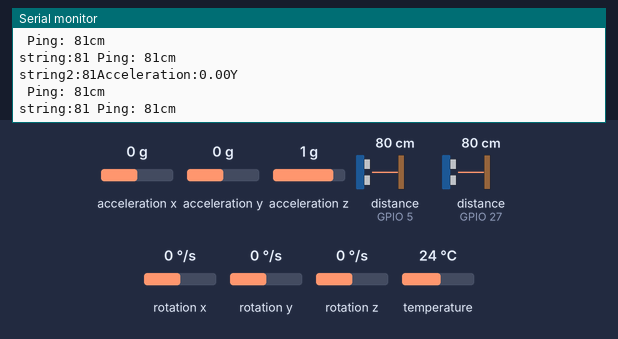
Bench run of a sketch on a simulated ESP32. On the bench: the last lines printed to the serial monitor. The test bench sets the inputs (shaded band); at power-on: distance to the obstacle (sensors on GPIO 5, GPIO 27) 80 cm, acceleration x 0 g, acceleration y 0 g, acceleration z 1 g, rotation x 0 °/s, rotation y 0 °/s, rotation z 0 °/s, temperature 24 °C. The echo pulse lasts 58.3 µs per cm.

Above: at 8.4 s.
8.5 s: distance to the obstacle (sensor on GPIO 5) set to 204 cm
At 9.5 s:
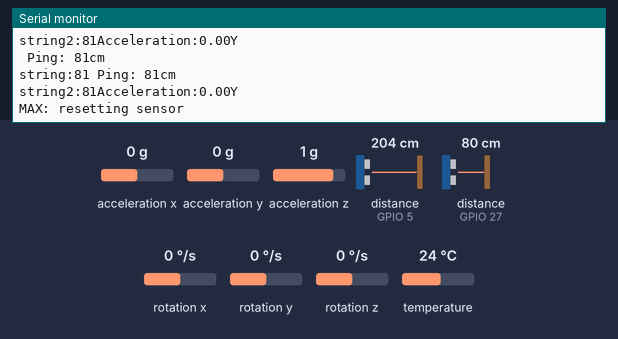
10.0 s: distance to the obstacle (sensor on GPIO 5) set to 197 cm
At 10.71 s:
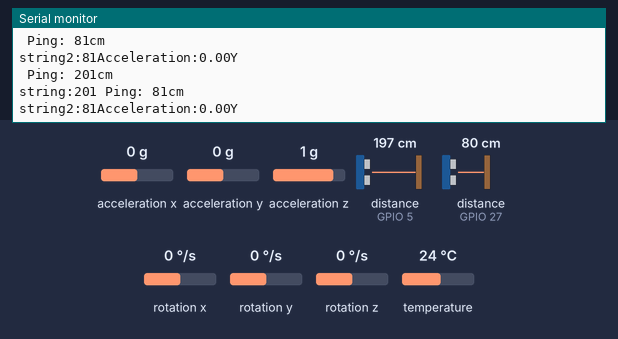

Measured:
- the behaviour switches between 201 and 200 cm on distance to the obstacle (sensor on GPIO 5) (found by bisection; images 1 and 2)
- after the input at 8.5 s, the serial monitor: prints a new line after 0.46 s (image 1)
- after the input at 10.0 s, the serial monitor: prints a new line after 0.15 s (image 2)

The sketch:

transmitter_proximity.ino
```cpp
#include <CAN.h> // Include CAN library
#include <NewPing.h>
#include <string>
#include <Adafruit_MPU6050.h>
#include <Adafruit_Sensor.h>
#include <Wire.h>

#define MAX_DISTANCE 200


#define TX_GPIO_NUM   17// Connects to CTX // Not Rx pin directly Tx pin
#define RX_GPIO_NUM  16 // Connects to CRX // Not Tx pin directly Rx pin

#define TRIGGER_PIN 18
#define ECHO_PIN 5
#define TRIGGER_PIN2 26
#define ECHO_PIN2 27
long duration;

String stringValue;
String stringValue2;
String stringValue_for_acceleration;

NewPing sonar(TRIGGER_PIN, ECHO_PIN, MAX_DISTANCE);
NewPing sonar2(TRIGGER_PIN2, ECHO_PIN2, MAX_DISTANCE);


Adafruit_MPU6050 mpu;

void setup() {
  Serial.begin(115200); // Initialize serial communication

CAN.setPins (RX_GPIO_NUM, TX_GPIO_NUM);
  CAN.begin(500E3); // Initialize CAN at 500kbps

 if (!mpu.begin()) {
    Serial.println("Failed to find MPU6050 chip");
    while (1) {
      delay(10);
    }

Serial.println("MPU6050 Found!");

mpu.setAccelerometerRange(MPU6050_RANGE_8_G);
  Serial.print("Accelerometer range set to: ");
  switch (mpu.getAccelerometerRange()) {
  case MPU6050_RANGE_2_G:
    Serial.println("+-2G");
    break;
  case MPU6050_RANGE_4_G:
    Serial.println("+-4G");
    break;
  case MPU6050_RANGE_8_G:
    Serial.println("+-8G");
    break;
  case MPU6050_RANGE_16_G:
    Serial.println("+-16G");
    break;
  }
  mpu.setGyroRange(MPU6050_RANGE_500_DEG);
  Serial.print("Gyro range set to: ");
  switch (mpu.getGyroRange()) {
  case MPU6050_RANGE_250_DEG:
    Serial.println("+- 250 deg/s");
    break;
  case MPU6050_RANGE_500_DEG:
    Serial.println("+- 500 deg/s");
    break;
  case MPU6050_RANGE_1000_DEG:
    Serial.println("+- 1000 deg/s");
    break;
  case MPU6050_RANGE_2000_DEG:
    Serial.println("+- 2000 deg/s");
    break;
  }

  mpu.setFilterBandwidth(MPU6050_BAND_21_HZ);
  Serial.print("Filter bandwidth set to: ");
  switch (mpu.getFilterBandwidth()) {
  case MPU6050_BAND_260_HZ:
    Serial.println("260 Hz");
    break;
  case MPU6050_BAND_184_HZ:
    Serial.println("184 Hz");
    break;
  case MPU6050_BAND_94_HZ:
    Serial.println("94 Hz");
    break;
  case MPU6050_BAND_44_HZ:
    Serial.println("44 Hz");
    break;
  case MPU6050_BAND_21_HZ:
    Serial.println("21 Hz");
    break;
  case MPU6050_BAND_10_HZ:
    Serial.println("10 Hz");
    break;
  case MPU6050_BAND_5_HZ:
    Serial.println("5 Hz");
    break;
  }

  Serial.println("");
  delay(100);


}
}
void loop() {
  //prox
 proximity1_sender();
delay(10);
proximity2_sender();
delay(10);
acceleration_sender();
delay(100);
}

void proximity1_sender(){
  delay(150);
int uS = sonar.ping();
if (uS==0)
{
Serial.println("MAX: resetting sensor");
pinMode(ECHO_PIN, OUTPUT);
delay(150);
digitalWrite(ECHO_PIN, LOW);
delay(150);
pinMode(ECHO_PIN, INPUT);
delay(150);
}
else
{
Serial.print(" ");
Serial.print("Ping: ");
int distance = uS / US_ROUNDTRIP_CM;
Serial.print(uS / US_ROUNDTRIP_CM);
Serial.println("cm");
Serial.print("string:");

 stringValue = String(distance);
Serial.print(stringValue);
}
 char charValue[stringValue.length() + 1]; // +1 for null terminator
  stringValue.toCharArray(charValue, sizeof(charValue));
CAN.beginPacket(0x15);
  for(int i=0; i<stringValue.length() + 1;i++){

    CAN.write(charValue[i]);
  }
  CAN.endPacket();
delay(100);
}
void proximity2_sender(){
  delay(150);
int uS = sonar2.ping();
if (uS==0)
{
Serial.println("MAX: resetting sensor");
pinMode(ECHO_PIN2, OUTPUT);
delay(150);
digitalWrite(ECHO_PIN2, LOW);
delay(150);
pinMode(ECHO_PIN2, INPUT);
delay(150);
}
else
{
Serial.print(" ");
Serial.print("Ping: ");
int distance2 = uS / US_ROUNDTRIP_CM;
Serial.print(uS / US_ROUNDTRIP_CM);
Serial.println("cm");
Serial.print("string2:");

stringValue2 = String(distance2);
Serial.print(stringValue2);
}
 char charValue[stringValue2.length() + 1]; // +1 for null terminator
  stringValue2.toCharArray(charValue, sizeof(charValue));
CAN.beginPacket(0x16);
  for(int i=0; i<stringValue2.length() + 1;i++){
    CAN.write(charValue[i]);
  }
  CAN.endPacket();
delay(100);
}

void acceleration_sender(){
  sensors_event_t a, g, temp;
  mpu.getEvent(&a, &g, &temp);

float acceleration_y = a.acceleration.y;

Serial.print("Acceleration:");
Serial.print(a.acceleration.y);
Serial.println("Y");
 stringValue_for_acceleration= String(acceleration_y);
char charValue[stringValue_for_acceleration.length() + 1]; // +1 for null terminator
  stringValue_for_acceleration.toCharArray(charValue, sizeof(charValue));
CAN.beginPacket(0x17);
  for(int i=0; i<stringValue_for_acceleration.length() + 1;i++){
    CAN.write(charValue[i]);
  }
  CAN.endPacket();
  delay(100);
}
```
